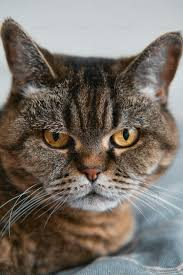
#> input picture Photos/images.jpg, 183 x 275 px
$ python 30Threshold.py
#> lines starting #> are read from the running program, lines starting #| are printed output that depends on the picture; after the words box and inside, x2 and y2 are one past the last pixel; in counts of white or black regions, pixels touching at a corner belong together
#Thresolding = binarizing image 0=black 255=white

import cv2 as cv
img=cv.imread('Photos/images.jpg')
#> img is the input picture: shape (275, 183, 3); mean B, G, R 105, 112.7, 120.4
gray=cv.cvtColor(img,cv.COLOR_BGR2GRAY)
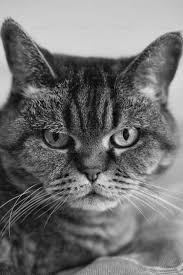
#> gray: shape (275, 183); min 1, max 232, mean 114.2

cv.imshow('gray',gray) # name ,pixel which is in img


#Simple Thresold
Thresold,thres=cv.threshold(gray,150,255,cv.THRESH_BINARY)#above 150 then set to 255
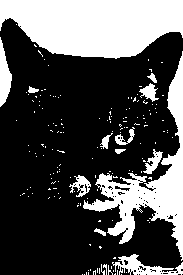
#> thres: shape (275, 183); 31.2% white; 169 white regions (155 under 20 px), largest, box (x1, y1, x2, y2) and area: (0, 0, 183, 59) 8395, (83, 51, 183, 261) 4805, (112, 254, 183, 275) 622
cv.imshow("Simple Thresold",thres)
# each pixel is compared with thresold
# pixel>Thresold =255
#pixel<Thresold =0
Thresold,thresh=cv.threshold(gray,150,255,cv.THRESH_BINARY_INV)# inversing
cv.imshow("inv thresold",thresh)
# we have to manuall specifiy thresold here in some case it might work and in some it wont.


#Adapative Thresolding= no manual thresold
adaptive_thres=cv.adaptiveThreshold(gray,255,cv.ADAPTIVE_THRESH_MEAN_C,cv.THRESH_BINARY,11,5)
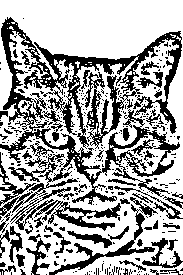
#> adaptive_thres: shape (275, 183); 65.7% white; 322 black regions (271 under 20 px), largest, box (x1, y1, x2, y2) and area: (0, 17, 182, 231) 11285, (49, 197, 158, 275) 1002, (142, 238, 183, 268) 343
#11 is block size to compute mean of thresold value
cv.imshow("Adaptive Thresold",adaptive_thres)

adaptive_thresh=cv.adaptiveThreshold(gray,255,cv.ADAPTIVE_THRESH_GAUSSIAN_C,cv.THRESH_BINARY,11,5)
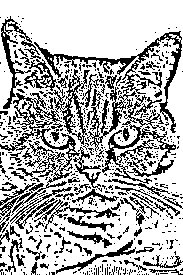
#> adaptive_thresh: shape (275, 183); 70.5% white; black in thin lines or dots
cv.imshow("AdaptiveThresold",adaptive_thresh)

print(Thresold)

cv.waitKey(0)

$ run again, with Photos/womanphoto.webp saved as Photos/images.jpg
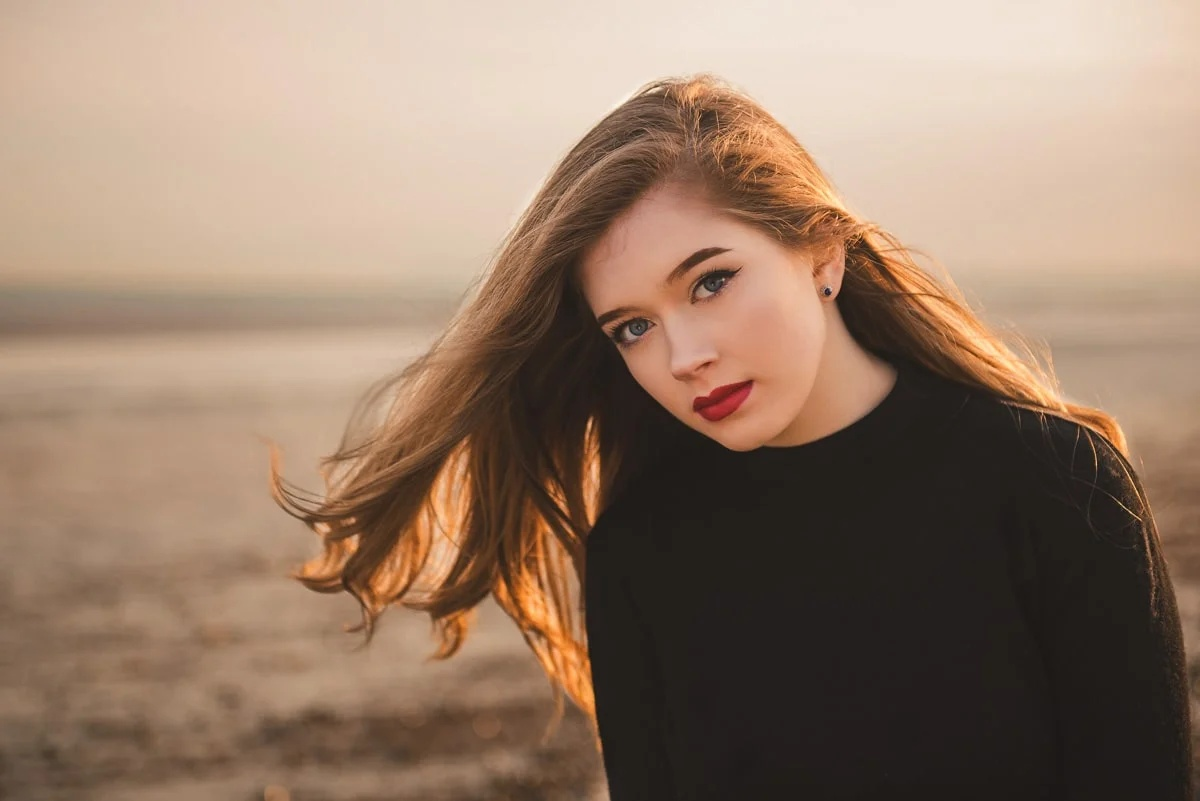
#> input picture Photos/womanphoto.webp, 1200 x 801 px
#> img is the input picture: shape (801, 1200, 3); mean B, G, R 104.7, 123.6, 148.6
#> `Thresold,thres=cv.threshold(gray,150,255,cv.THRESH_BINARY)#above 150 t..`:
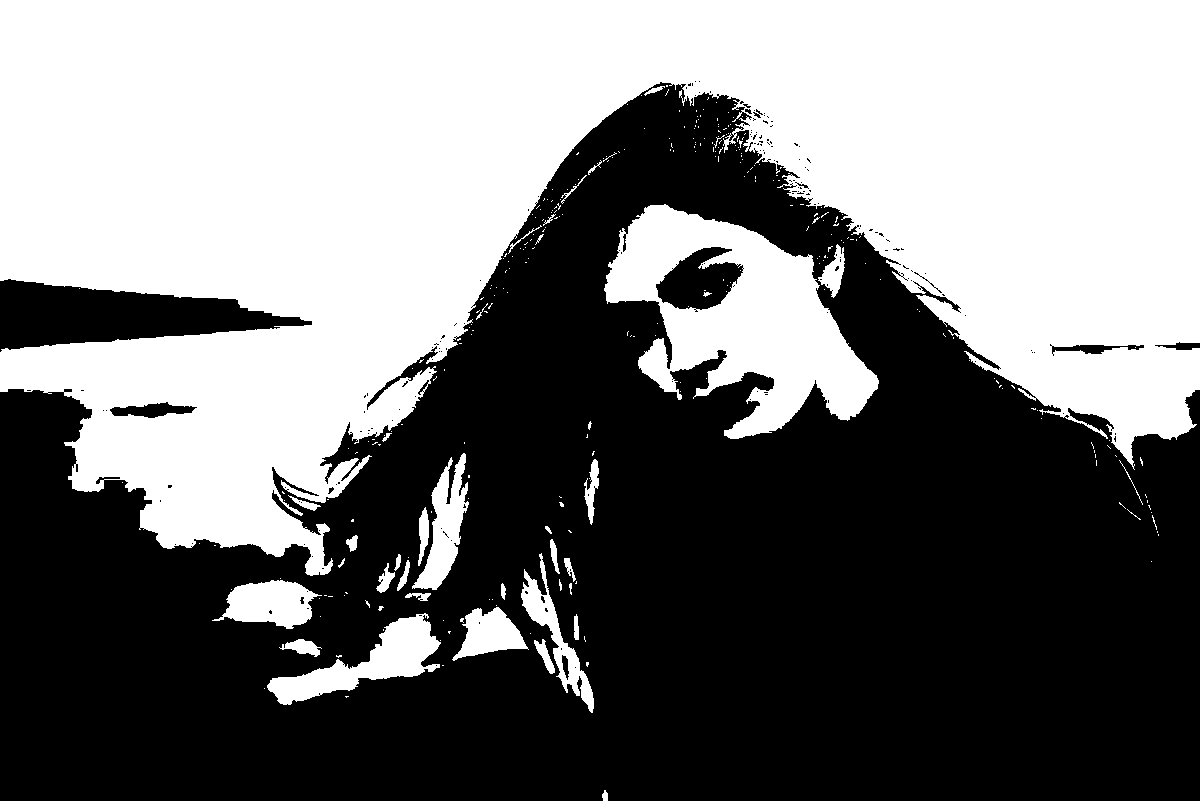
#> thres: shape (801, 1200); 46.6% white; 309 white regions (270 under 20 px), largest, box (x1, y1, x2, y2) and area: (0, 0, 1200, 576) 394854, (604, 204, 879, 439) 30790, (267, 613, 441, 705) 5605
#> adaptive_thres: shape (801, 1200); 93.7% white; 1728 black regions (1443 under 20 px), largest, box (x1, y1, x2, y2) and area: (284, 430, 481, 648) 5113, (611, 256, 901, 456) 2572, (401, 538, 576, 698) 2301
#> `adaptive_thresh=cv.adaptiveThreshold(gray,255,cv.ADAPTIVE_THRESH_GAUSS..`:
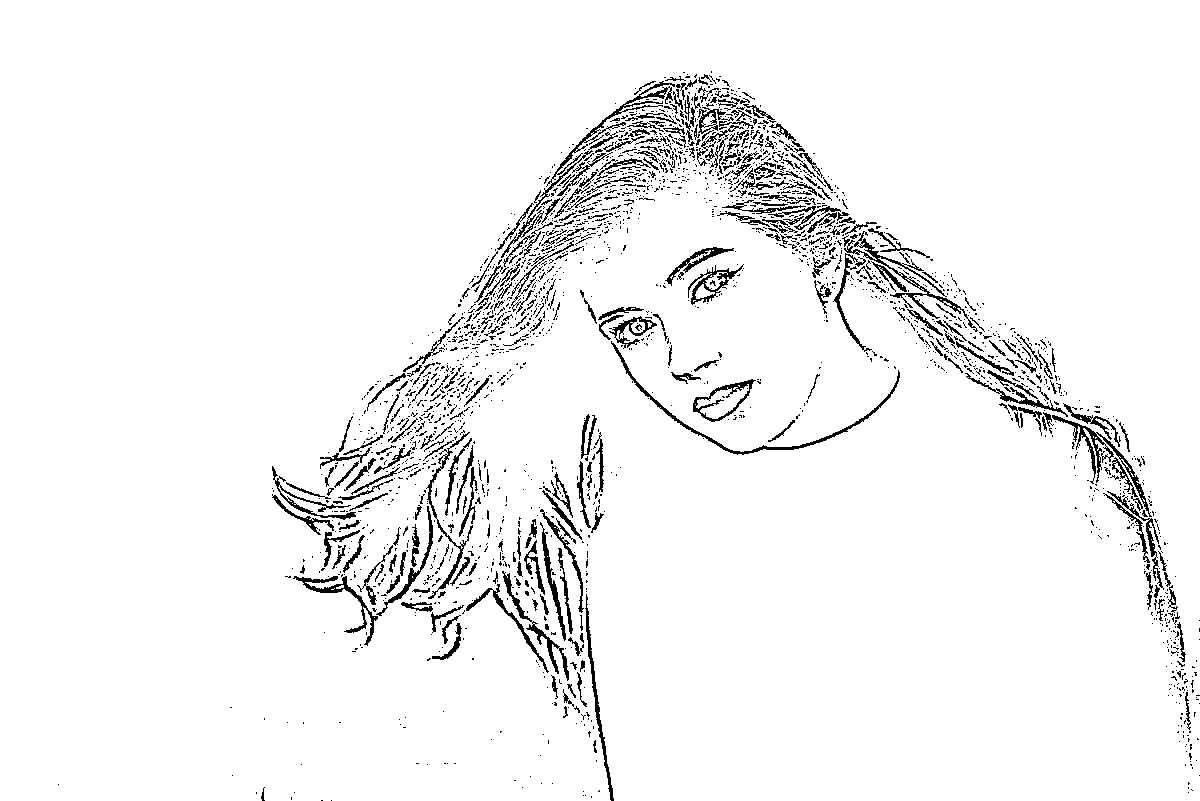
#> adaptive_thresh: shape (801, 1200); 95.4% white; black in thin lines or dots, all inside (x1, y1, x2, y2) = (58, 71, 1200, 801)
